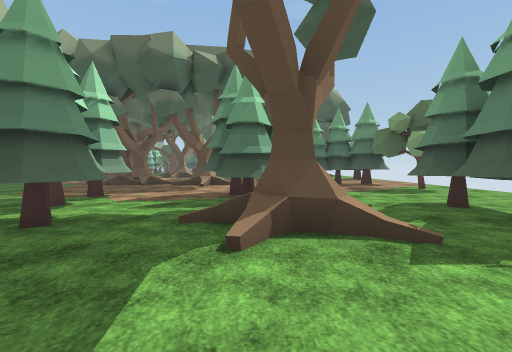
[1] (above)

20 first-person views from a walk through a scene from a Unity 3-D project. The camera is 1.3 m above the floor, tilts 2° down and sees 90° across. The floor is counted in squares, 2 m on a side. Each view is taken from the middle of a square. On the plan, view 1 faces up. The plan holds only what a view shows up to about 9 squares ahead; the rest is blank. The place goes on beyond the plan. The player is left out. Some surface patterns are stand-ins.

[2]
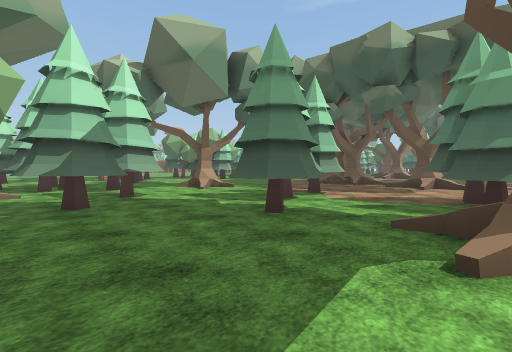

[3]
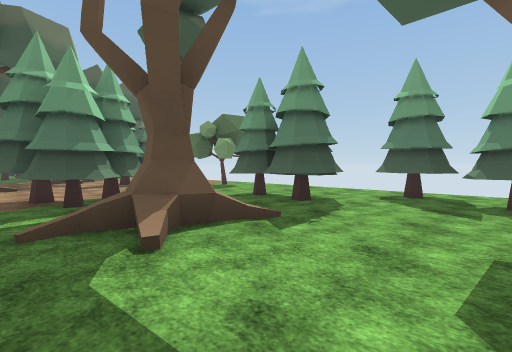

[4]
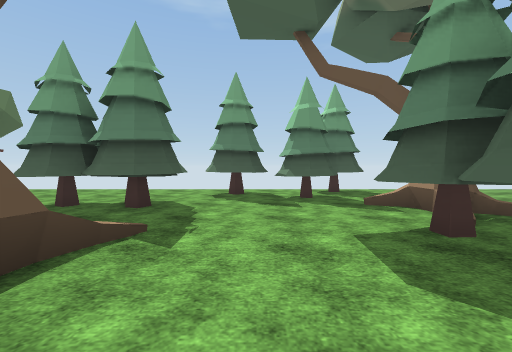

[5]
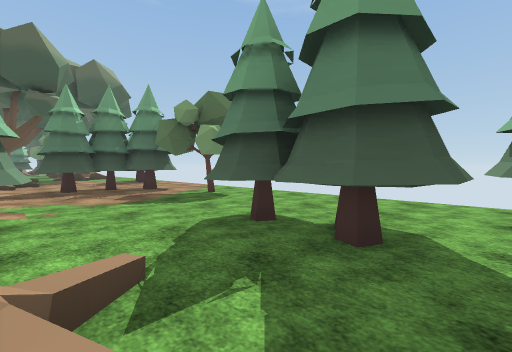

[6]
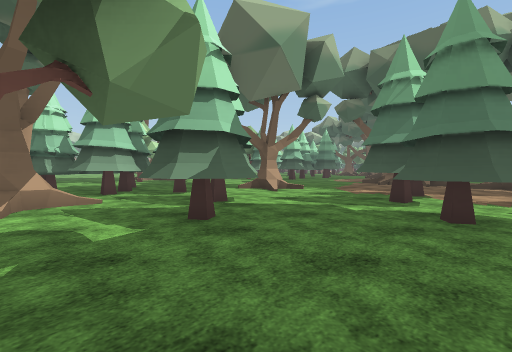

[7]
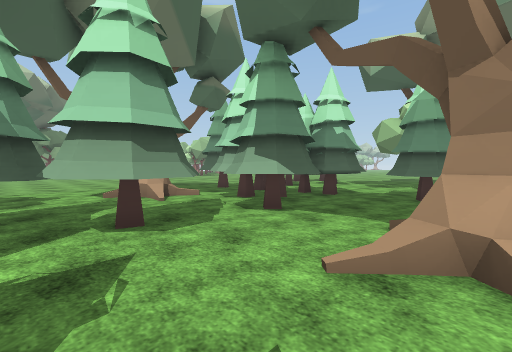

[8]
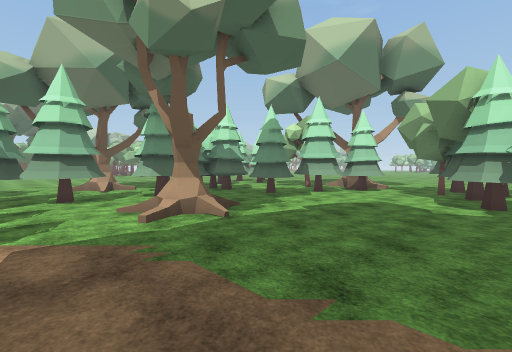

[9]
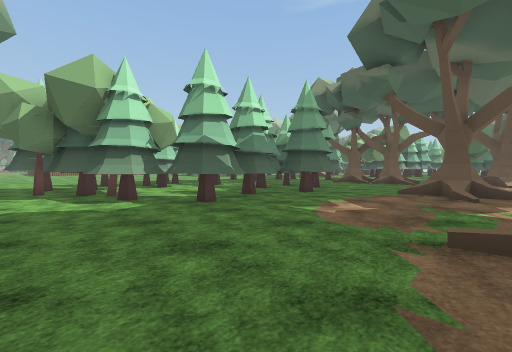

[10]
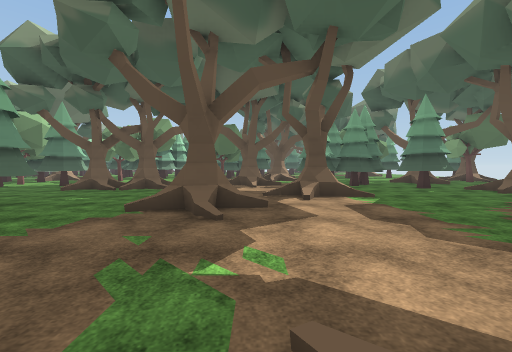

[11]
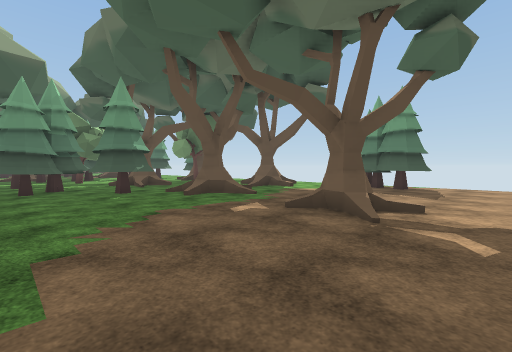

[12]
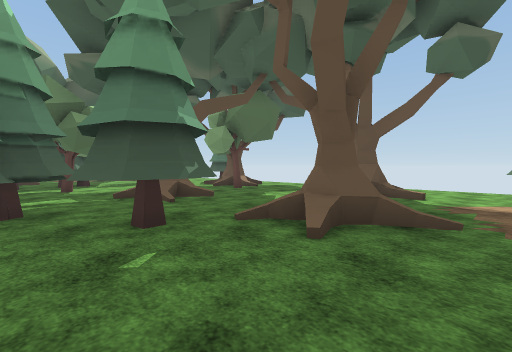

[13]
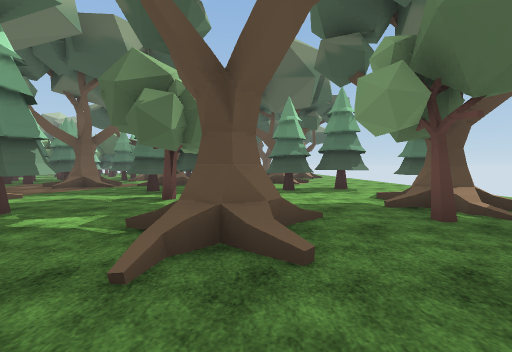

[14]
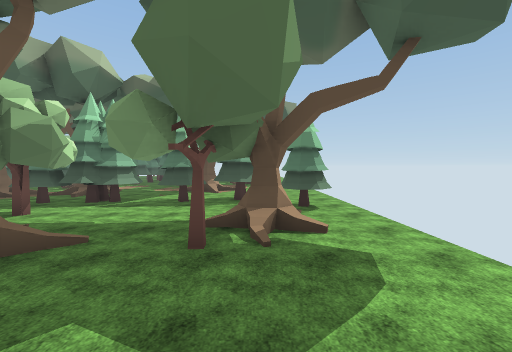

[15]
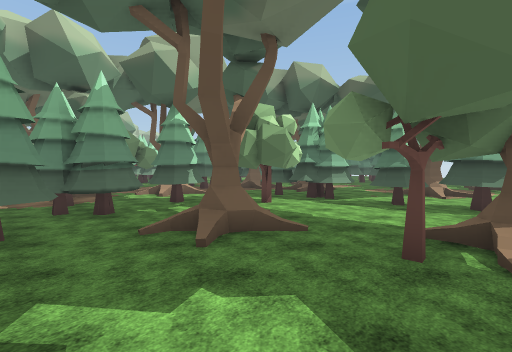

[16]
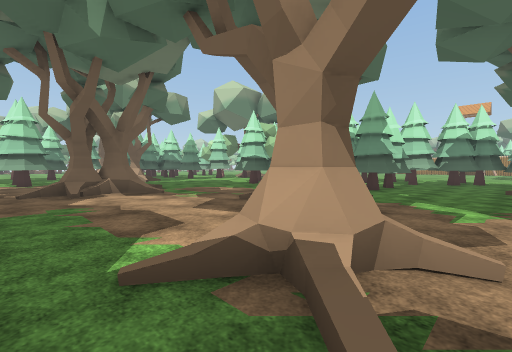

[17]
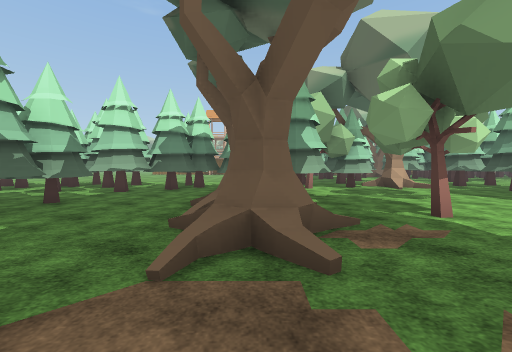

[18]
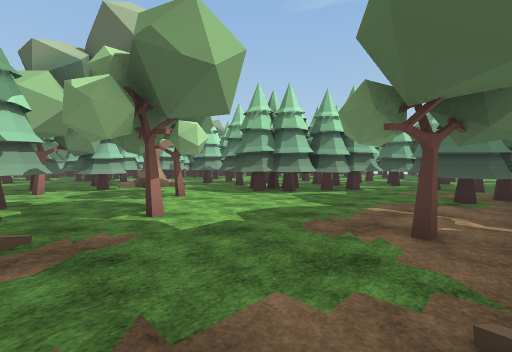

[19]
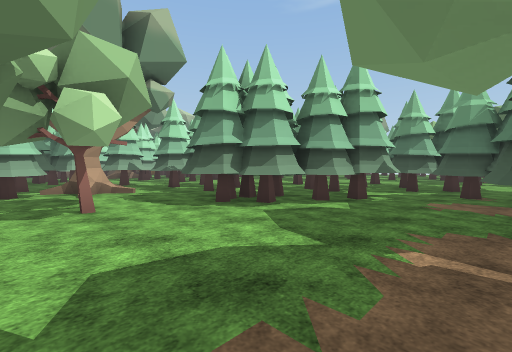

[20]
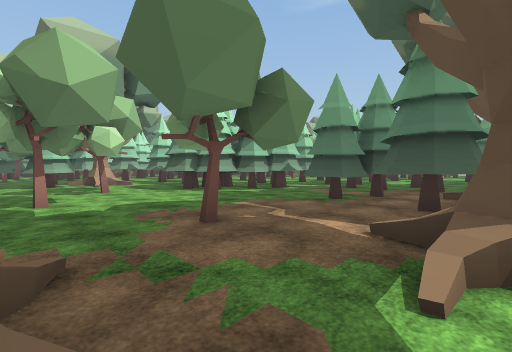

### Floor plan
Key: @ floor where view 1 was taken; # wall or solid block; . floor; / step, stairs or slope; O other object.
Columns run from 17 left of view 1 to 6 right of it. Each row starts with its distance up from view 1.
 29           #.       O
 28        #####       O.
 27       ##.## O /O .......
 26       ##..# O/./ #. ##..
 25 #######..###...###.####.
 24 #... ##....##.........#.
 23  O/.........O/..#....O/.
 22 ###..#...#..//##..../O/.
 21  ##...........##./O/#/..
 20 ###....#../O...#.//.....
 19     ##//../O/###.......
 18   ###/O O../....#..../
 17   #...//....//....O./O
 16  ###......./OO....O../.
 15  ###......O./..........
 14  #######..O...........##
 13  #######..........O...#
 12  ###  ##................
 11  ###  ##.../............
 10  # #  ##.../OO/O...###.
  9  #######....///O.....#..
  8 ..###.................#.
  7 ........................
  6   .##........##.###.....
  5   O###.../O..##..##.....
  4   O  ##../...##.....# ..
  3     ...../....##.OO.##..
  2     ..####.#..........#.
  1     ..####..#.........#
  0        ##//......@...##
 -1      ###.O/..... ###O.#

Positions as (right, up) in squares from view 1, and headings:
1: (0, 0), facing up
2: (0, 0), facing up-left
3: (-1, 0), facing up-right
4: (-1, 1), facing right
5: (1, 2), facing up-right
6: (-2, -1), facing up-left
7: (-5, 5), facing down-left
8: (-5, 9), facing down-left
9: (-6, 7), facing up-left
10: (-6, 10), facing up
11: (-3, 11), facing up-right
12: (-2, 15), facing up-right
13: (1, 18), facing up
14: (4, 18), facing up
15: (4, 18), facing up-left
16: (-3, 17), facing down-left
17: (-7, 18), facing left
18: (-7, 19), facing up-left
19: (-8, 21), facing up-left
20: (-5, 20), facing up-left
